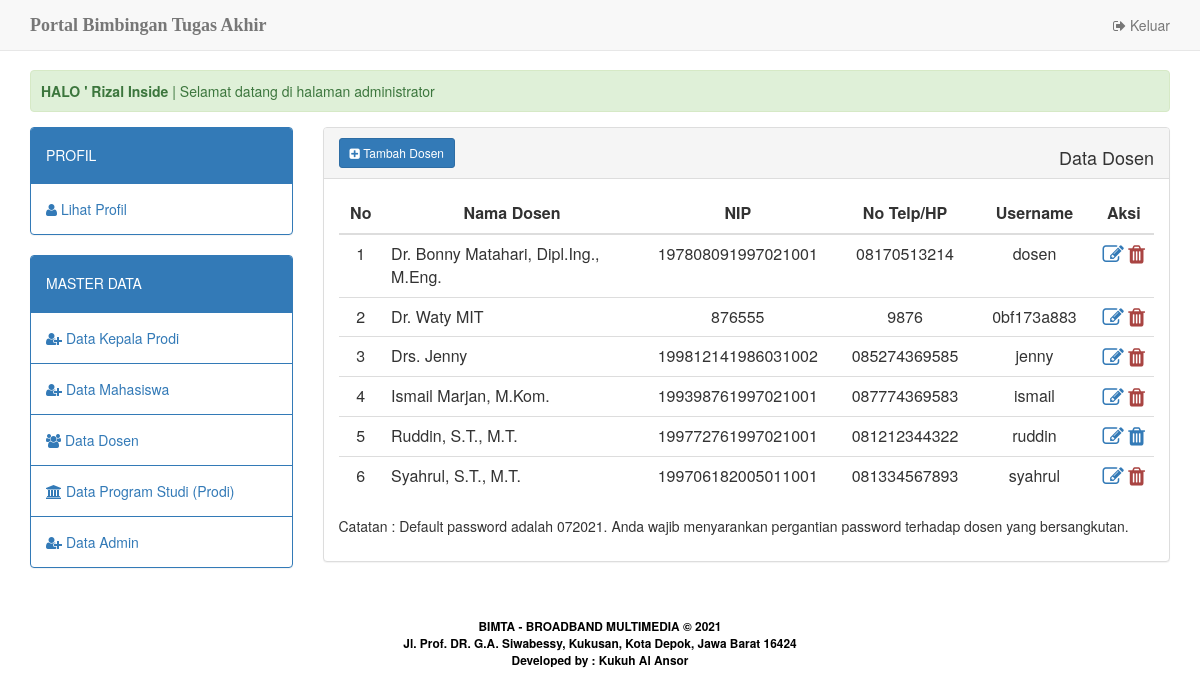
Before: /home.php?apps=dosen (signed in) with the older database file.
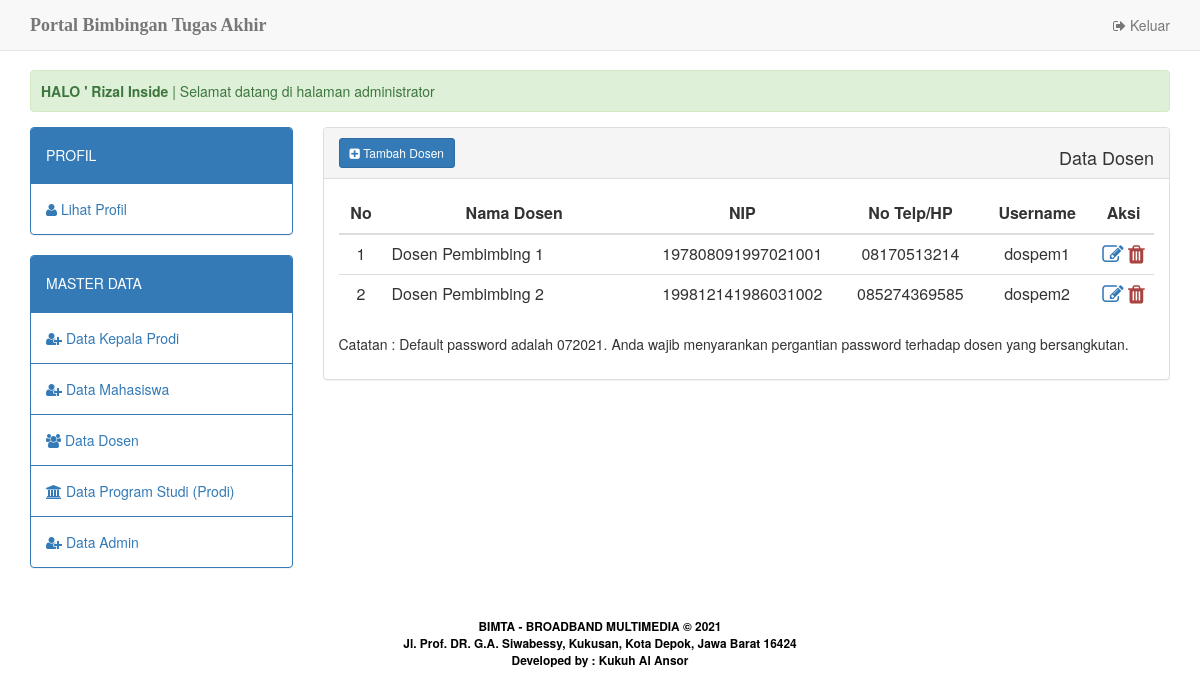
After: the same page with the newer database file.
### tables this page shows
CREATE TABLE `dosen` (
  `id_dosen` int(3) NOT NULL,
  `nip_dosen` char(18) NOT NULL,
  `nm_dosen` varchar(50) NOT NULL,
  `no_telp` char(12) DEFAULT NULL,
  `username` char(10) NOT NULL,
  `password` char(10) NOT NULL,
  `status_user` varchar(5) NOT NULL DEFAULT 'dosen'
);

### apps/app_dosen/view.php (the view, shortened to what this page needs)
<div class="panel panel-default">
	<div class="panel-heading">
		<?php if ($_SESSION['user_level']=='admin') { ?>
			<a href="?apps=dosen&amp;act=add" class="btn btn-primary btn-sm"><i class="fa fa-plus-square"></i> Tambah Dosen </a>
			<span class="pull-right">
			<h4>Data Dosen </h4>
	  		</span>
		<?php } else { ?>
			<span>
			<h4>Data Dosen </h4>
			</span>
		<?php } ?>
  </div>
	<div class="panel-body">
		<table width="20%" class="table table-hover" id="tbl_users">
			<thead>
	    		<tr>
	    			<th width="2%" style="width: 2%"><div align="center">No</div></th>
	    			<th width="22%" style="width: 22%"><div align="center">Nama Dosen </div></th>
	    			<th width="5%" style="width: 5%"><div align="center">NIP </div></th>
					<th width="5%" style="width: 5%"><div align="center">No Telp/HP </div></th>
					<th width="5%" style="width: 5%"><div align="center">Username </div></th>
					<th width="3%" style="width: 3%"><div align="center">Aksi</div></th>
	    		</tr>
	    	</thead>
	    	<tbody>
	    		<?php
					$stmt = $db_con->prepare("SELECT * FROM dosen ORDER BY nm_dosen ASC");
					$stmt->execute();
					$no=1;
					while($row=$stmt->fetch(PDO::FETCH_ASSOC)) {
				?>
					<tr>
						<td><div align="center"><?php echo $no; ?></div></td>
						<td><?php echo $row['nm_dosen']; ?></td>
						<td><div align="center"><?php echo $row['nip_dosen']; ?></div></td>
						<td><div align="center"><?php echo $row['no_telp']; ?></div></td>
						<td><div align="center"><?php echo $row['username']; ?></div></td>
					    <td align="center">
							<a class="edit-link" href="?apps=dosen&act=edit&id=<?php echo $row['id_dosen']; ?>" title="Edit"><i class="fa fa-pencil-square-o fa-lg" aria-hidden="true"></i></a>
							<?php
								$no_delete=$row['id_dosen'];
								$stmt2 = $db_con->prepare("SELECT * FROM mahasiswa where id_dosen ='$no_delete' ");
								$stmt2->execute();
								$check=$stmt2->rowCount();
								if($check == 0) {
							?>
							<a href="?apps=dosen&act=hapus&id=<?php echo $row['id_dosen']; ?>" onclick="return confirm('Yakin untuk menghapus data?')" title="Delete"><i class="fa fa-trash fa-lg" aria-hidden="true"></i></a>
						<?php } else { ?>
							<a title="Tidak diizinkan untuk menghapus data"><i class="fa fa-trash text-danger fa-lg"></i></a>
						<?php } ?>
						</td>
					</tr>
				<?php
					$no++;
				 	}
				?>
	    	</tbody>
		</table>
		<p>Catatan : Default password adalah <?php $today=date("mY"); echo $today; ?>. Anda wajib menyarankan pergantian password terhadap dosen yang bersangkutan.</p>
	</div>
</div>

Changed rows visible on the page:
removed dosen: nm_dosen "Dr. Waty MIT", nip_dosen "876555", no_telp "9876", username "0bf173a883"
removed dosen: nm_dosen "Drs. Jenny", nip_dosen "199812141986031002", no_telp "085274369585", username "jenny"
removed dosen: nm_dosen "Ismail Marjan, M.Kom.", nip_dosen "199398761997021001", no_telp "087774369583", username "ismail"
removed dosen: nm_dosen "Ruddin, S.T., M.T.", nip_dosen "199772761997021001", no_telp "081212344322", username "ruddin"
removed dosen: nm_dosen "Syahrul, S.T., M.T.", nip_dosen "199706182005011001", no_telp "081334567893", username "syahrul"
changed dosen: nm_dosen "Dr. Bonny Matahari, Dipl.Ing., M.Eng." → "Dosen Pembimbing 1"; username "dosen" → "dospem1"
added dosen: nm_dosen "Dosen Pembimbing 2", nip_dosen "199812141986031002", no_telp "085274369585", username "dospem2"
